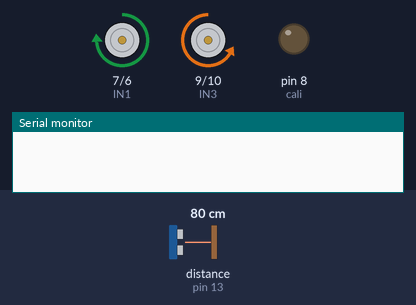
A sketch run on a simulated Arduino Uno, built with avr-gcc and run on an emulated ATmega328P. On the bench: motor-driver pin pairs drawn as motors (green arrow = first pin HIGH = forward, orange = second pin HIGH = backward, longer = more drive, scaled by the enable pin), output pins drawn as LEDs (lit = HIGH), the last lines printed to the serial monitor. Wiring (inferred from the names in the program): ultrasonic range finder: trigger pin 12; echo pin 13. Inputs (shaded band) come from the test bench; at power-on: distance to the obstacle (sensor on pin 13) 80 cm. The echo pulse lasts 58.3 µs per cm; pins used as bus, display or sensor lines are not drawn.

Above: at 1.5 s.
1.6 s: distance to the obstacle (sensor on pin 13) set to 23 cm
4.9 s: distance to the obstacle (sensor on pin 13) set to 19 cm
At 5.5 s:
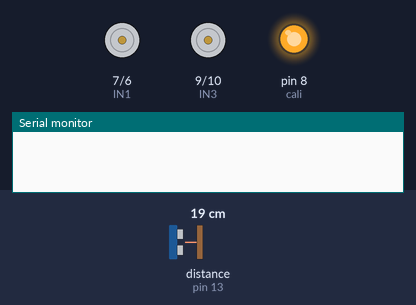
At 6.3 s:
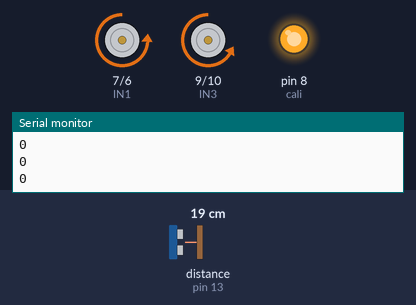
Timing chart, 0 to 7.9 s (numbered marks = the images above; inputs shaded):
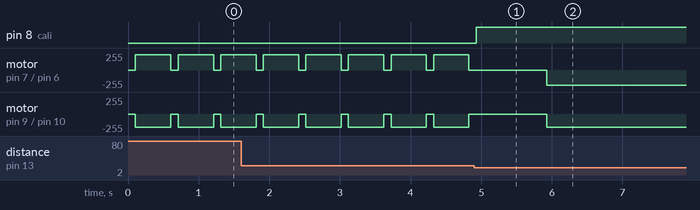

The sketch:

gyro.ino
```cpp
//define 5 motion states
#define STOP       0
#define FORWARD    1
#define BACKWARD   2
#define TURNLEFT   3
#define TURNRIGHT  4
//#include <SoftwareSerial.h>
//#include <DS3231.h>
//#include "I2Cdev.h"
//#include "MPU6050.h"
//#include "Wire.h"
//DS3231 current(SDA,SCL);
//SoftwareSerial HC12(1,2); // HC-12 TX Pin, HC-12 RX Pin
unsigned char Re_buf[11],counter=0;
unsigned char sign=0;
float a[3],w[3],angle[3],T;
/*--------------------------------------------------*/
//counter
int curve_counter = 1;
int cali = 8;
double nowDegree;//即时偏航角
double ay;//左右加速度
double wy;//角速度
#include <Servo.h>
Servo myservo;
int potpin = 0;
int val;
//toushiji

int angle2;

//define the left and right sides of motors' control pins
int IN1 = 7;//leftMotor_1
int IN2 = 6;//leftMotor_2

int IN3 = 9;//rightMotor_1
int IN4 = 10;//rightMotor_2

int ENA = 5;//PWM1
int ENB = 11;//PWM2


unsigned long time = 240;  //delay time
unsigned long time_s = 5000; //stop time
int value1 = 230;  //the duty cycle
int value2 = 200;
int value3 = 200;
int value4 = 230;
int value5 = 150;
int value6 = 125;
    //go straight
  void gostraight(void)
  {
    //the left motor rotates forward, the right motor rotates forward
    digitalWrite(IN1,HIGH);
    digitalWrite(IN2,LOW);
    digitalWrite(IN3,LOW);
    digitalWrite(IN4,HIGH);
    }

  //retreat
  void retreat(void)
  {
    //the left motor rotates reversed, the right motor rotates reversed
    digitalWrite(IN1,LOW);
    digitalWrite(IN2,HIGH);
    digitalWrite(IN3,HIGH);
    digitalWrite(IN4,LOW);
    }
    //turn left
  void turnright(void)
  {
    //the left motor rotates reversed, the right motor rotates forward
    digitalWrite(IN1,LOW);
    digitalWrite(IN2,HIGH);
    digitalWrite(IN3,LOW);
    digitalWrite(IN4,HIGH);
    }

    //turn right
  void turnleft(void)
  {
    //the left motor rotates forward, the right motor rotates reversed
    digitalWrite(IN1,HIGH);
    digitalWrite(IN2,LOW);
    digitalWrite(IN3,HIGH);
    digitalWrite(IN4,LOW);
    }

    //stop
   void stopCar(void)
  {
    //the left motor brakes, the right motor brakes
    digitalWrite(IN1,LOW);
    digitalWrite(IN2,LOW);
    digitalWrite(IN3,LOW);
    digitalWrite(IN4,LOW);
    }

// defines pins numbers
const int echoPin1 = 13;
const int trigPin = 12;
// defines variables


void setup() {
   // set pins as output
  pinMode(IN1, OUTPUT);
  pinMode(IN2, OUTPUT);
  pinMode(IN3, OUTPUT);
  pinMode(IN4, OUTPUT);
  pinMode(ENA, OUTPUT);
  pinMode(ENB, OUTPUT);
  pinMode(trigPin, OUTPUT); // Sets the trigPin as an Output
  pinMode(echoPin1, INPUT); // Sets the echoPin as an Input
  Serial.begin(115200);
  pinMode(cali,OUTPUT);
 digitalWrite(cali, LOW);
}


int ultrasonicsensor1(){
long duration;
int distance;
// Clears the trigPin
digitalWrite(trigPin, LOW);
delayMicroseconds(2);
// Sets the trigPin on HIGH state for 10 micro seconds
digitalWrite(trigPin, HIGH);
delayMicroseconds(10);
digitalWrite(trigPin, LOW);
// Reads the echoPin, returns the sound wave travel time in microseconds
duration = pulseIn(echoPin1, HIGH);
// Calculating the distance
distance= duration*0.034/2;
// Prints the distance on the Serial Monitor
return (distance) ;
  }

 int distance1=0;
 int distance2=0;
 //int angle2=0;

double getDegree(){
  double startTime = millis();
  while(millis()-startTime<50) {
  MPU6050_read();
  }
  nowDegree = angle[2];
  ay = a[1];
  wy = w[0];
  return angle[2];
  }

/*--------------------------------------------------------*/
//读取MPU6050的数据，并存入三个数组a[]、angle[]、w[]中
void MPU6050_read(){
  while (Serial.available()) {
    //char inChar = (char)Serial.read(); Serial.print(inChar); //Output Original Data, use this code
    Re_buf[counter]=(unsigned char)Serial.read();
    if(counter==0&&Re_buf[0]!=0x55) return;      //第0号数据不是帧头
    counter++;
    if(counter==11)             //接收到11个数据
    {
       counter=0;               //重新赋值，准备下一帧数据的接收
       sign=1;
    }
  }

  if(sign)
  {
     sign=0;
     if(Re_buf[0]==0x55)      //检查帧头
     {
  switch(Re_buf [1])
  {
  case 0x51:
    a[0] = (short(Re_buf [3]<<8| Re_buf [2]))/32768.0*16;
    a[1] = (short(Re_buf [5]<<8| Re_buf [4]))/32768.0*16;
    a[2] = (short(Re_buf [7]<<8| Re_buf [6]))/32768.0*16;
    T = (short(Re_buf [9]<<8| Re_buf [8]))/340.0+36.25;
    break;
  case 0x52:
    w[0] = (short(Re_buf [3]<<8| Re_buf [2]))/32768.0*2000;
    w[1] = (short(Re_buf [5]<<8| Re_buf [4]))/32768.0*2000;
    w[2] = (short(Re_buf [7]<<8| Re_buf [6]))/32768.0*2000;
    T = (short(Re_buf [9]<<8| Re_buf [8]))/340.0+36.25;
    break;
  case 0x53:
          angle[0] = (short(Re_buf [3]<<8| Re_buf [2]))/32768.0*180;
    angle[1] = (short(Re_buf [5]<<8| Re_buf [4]))/32768.0*180;
    angle[2] = (short(Re_buf [7]<<8| Re_buf [6]))/32768.0*180;
    T = (short(Re_buf [9]<<8| Re_buf [8]))/340.0+36.25;
    break;
  }
  }
  }
  }

void loop() {
    analogWrite(ENA,value1);//set speed
    analogWrite(ENB,value2);//set speed


    while(1){
      stopCar();
      delay(100);
          distance1=ultrasonicsensor1();

    if (distance1 <= 20){
     digitalWrite(cali,HIGH);//为MPU6050上电，使当前角度记为0°
  delay(1000);//等待陀螺仪自动校准
      turnright();
    while(1){
     angle2 = getDegree();
    Serial.println(angle2);
      if(angle2 <=-87){
        stopCar();
        delay(1000);
        break;
       }
    }
      break;
      }
   else{
     gostraight();
     delay(500);
   }
}
digitalWrite(cali,LOW);//关闭MPU6050的电源，为下次重新校准做准备
  delay(200);//保证陀螺仪彻底断电
//第二个弯道左转
   while(1){

          distance1=ultrasonicsensor1();
          delay(100);
  //        distance2=ultrasonicsensor2();
   //       delay(100);
    if(distance1<=20 ){
       digitalWrite(cali,HIGH);//为MPU6050上电，使当前角度记为0°
  delay(1000);//等待陀螺仪自动校准
      turnleft();
      while(1){
     angle2 = getDegree();
    Serial.println(angle2);
      if(angle2 >=87){
        break;
       }
    }
      break;
      }
      else{
        gostraight();
        delay(500);
        }
    }
     digitalWrite(cali,LOW);//关闭MPU6050的电源，为下次重新校准做准备
  delay(200);//保证陀螺仪彻底断电
    while(1){
 digitalWrite(cali,HIGH);//为MPU6050上电，使当前角度记为0°
  delay(1000);
     gostraight();
    while(1){
      angle2 = getDegree();
    Serial.println(angle2);
      }
    }


}
```

Measured:
- the behaviour switches between 22 and 21 cm on distance to the obstacle (sensor on pin 13) (found by bisection; images 0 and 1)
- after the input at 4.9 s, pin 8 (cali): LOW → HIGH at once
